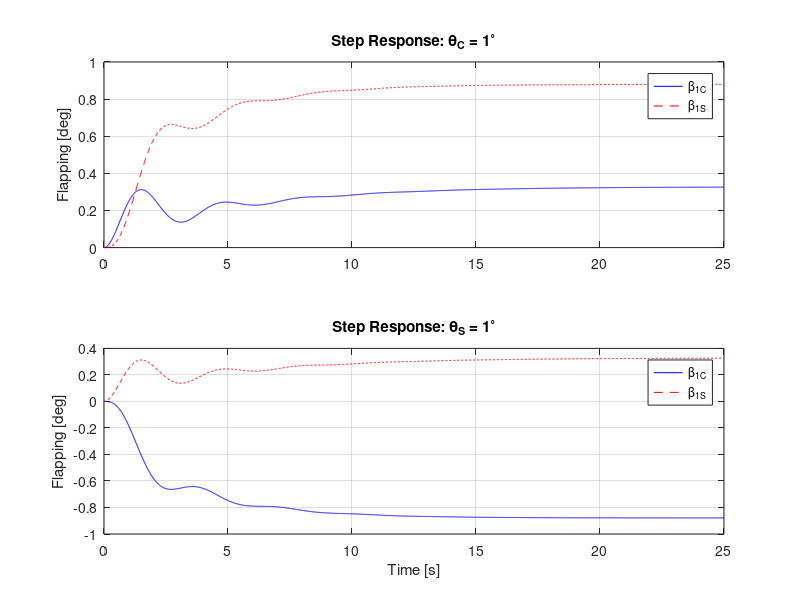
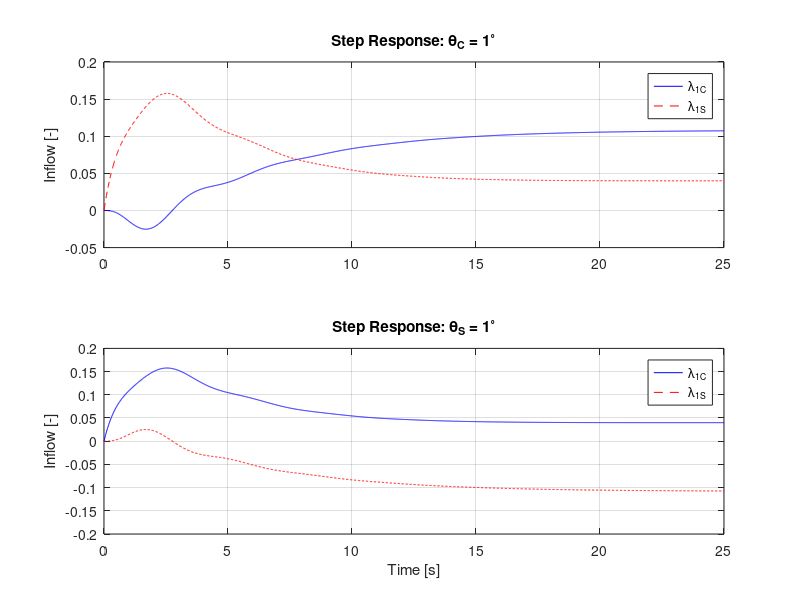
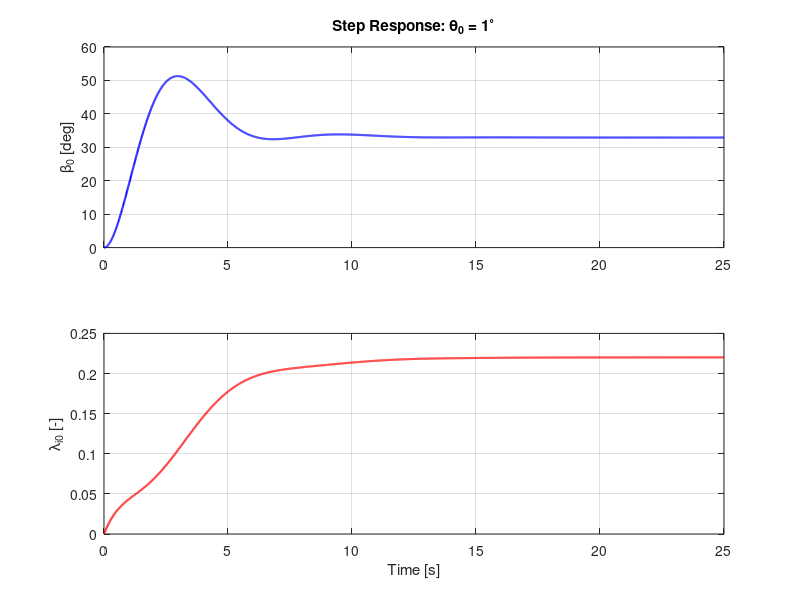
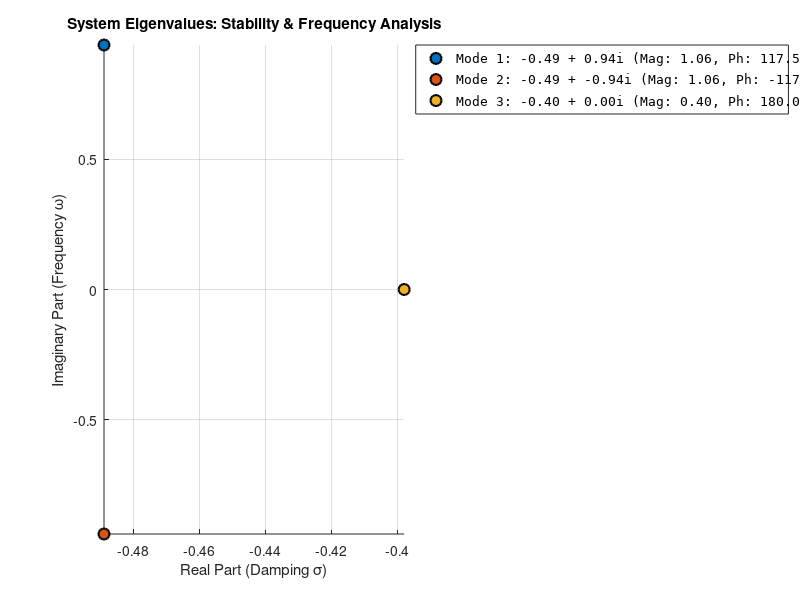

Reproduce these figures in MATLAB, in order.
% Helicopter Flapping and Dynamic Inflow Analysis
clear; clc; close all;

% Toggle: 1 = 6x6 Cyclic Analysis | 0 = 3x3 Coning Analysis
isSixVec = [0,1];
pos0 = get(0,'defaultFigurePosition');

for idxSix = 1:2
    isSix = isSixVec(idxSix);

    %% 1. Parameters
    Cl_alpha      = 5.7;
    gamma    = 8.159;
    sigma    = 0.07;
    nu0beta     = 1.12;
    CT       = 0.005117;
    lambda_i = sqrt(CT/2);

    % Using Option 1 for Inflow Constants
    KI = 16 / (pi * 45);
    Km = 8 / (pi * 3); % Note: Km is not used in this specific A-matrix version

    %% 2. Construct Matrix A and B from Images
    % State vector: [beta_dot_1c; beta_dot_1s; beta_1c; beta_1s; lambda_1s; lambda_1c]
    % Inputs: [theta_c; theta_s]

    % Helper variables for clarity
    g8    = gamma / 8;
    g6 = gamma / 6;
    nuSq1 = nu0beta^2 - 1;
    C_inf = (Cl_alpha * sigma) / (16 * KI);
    L_inf = (lambda_i / KI) + C_inf;

    % Following your specific definition for the inflow terms
    C_inf_0 = (Cl_alpha * sigma) / (6 * Km);
    % The term is defined as negative for stability in the A matrix
    L_inf_0 = -(1 / Km) * (4 * lambda_i + (Cl_alpha * sigma / 4));

    if isSix == 1
        A = [ -g8,    -2,    -nuSq1,  -g8,      0,     -g8;
            2,     -g8,     g8,    -nuSq1,  -g8,      0;
            1,      0,      0,      0,      0,      0;
            0,      1,      0,      0,      0,      0;
            0,     -C_inf,  C_inf,  0,     -L_inf,  0;
            -C_inf,  0,      0,     -C_inf,   0,     -L_inf ];
        B = [ g8,      0;
            0,       g8;
            0,       0;
            0,       0;
            0,       C_inf;
            C_inf,   0 ];
    else
        % Matrix A from your derivation (3x3 coning)
        A = [ -g8,      -nu0beta^2,  -g6;
            1,        0,        0;
            -C_inf_0,  0,       L_inf_0 ];
        % Matrix B from your derivation
        B = [ g8;
            0;
            C_inf_0 ];
    end

    %% 3. Eigenvalues and Normalized Eigenvectors
    [V, D] = eig(A);
    ev = diag(D);

    % Custom Normalization:
    % Max element magnitude = 1, Phase of that element = 0 deg
    V_norm = zeros(size(V));
    for k = 1:size(V, 2)
        [max_val, idx] = max(abs(V(:,k)));
        ref_phase = angle(V(idx, k));
        V_norm(:, k) = (V(:, k) / max_val) * exp(-1i * ref_phase);
    end

    % Display Results to Command Window
    disp('Eigenvalues:'); disp(ev);
    for idx = 1:size(V, 2)
        fprintf('\nMode %d Eigenvector (Mag | Phase Deg):\n', idx);
        disp([abs(V_norm(:,idx)), angle(V_norm(:,idx))*180/pi]);
    end

    % --- Section 3 Expansion: Detailed Eigenvalue Map ---
      figure(idxSix*10);
    set(gcf,'position',[pos0(1:2) 1.5 *pos0(3), pos0(4)])
    clf; hold on;
    colors_ev = lines; % 6 distinct colors for the 6 modes
    h = zeros(size(V, 2),1);
    for k = 1:size(V, 2)
        % Calculate Magnitude and Phase of the Eigenvalue itself
        ev_mag = abs(ev(k));
        ev_phase = angle(ev(k)) * 180/pi; % Phase in degrees

        % Plot each eigenvalue
        h(k) = plot(real(ev(k)), imag(ev(k)), 'o', 'MarkerSize', 8, ...
            'MarkerFaceColor', colors_ev(k,:), 'Color', 'k', 'LineWidth', 1.5);

        % Construct legend string with Mag and Phase
        ev_labels{k} = sprintf('Mode %d: %.2f + %.2fi (Mag: %.2f, Ph: %.1f°)', ...
            k, real(ev(k)), imag(ev(k)), ev_mag, ev_phase);
    end
    grid on; %xline(0, 'k-', 'LineWidth', 2); yline(0, 'k-', 'LineWidth', 2);
    xlabel('Real Part (Damping \sigma)');
    ylabel('Imaginary Part (Frequency \omega)');
    title('System Eigenvalues: Stability & Frequency Analysis');
    legend(h, ev_labels, 'Location', 'bestoutside', 'FontSize', 9, 'FontName', 'Consolas');
    axis tight;
    hold off;

    %% 4. Time Simulation (Step Inputs)
    deg2rad = pi/180;
    t = 0:0.01:25; % Non-dimensional time

    if isSix == 1

        % Inputs must be (length(t) x num_inputs)
        % Case 1: QC = 1 deg, QS = 0
        u1 = [ones(length(t), 1)*deg2rad, zeros(length(t), 1)];
        % Case 2: QC = 0, QS = 1 deg
        u2 = [zeros(length(t), 1), ones(length(t), 1)*deg2rad];

        sys = ss(A, B, eye(size(A, 1)), 0);
        [y1, t1] = lsim(sys, u1, t);
        [y2, t2] = lsim(sys, u2, t);
    else
        % 3x3 coning
        u = ones(size(t));

        sys_coned = ss(A, B, eye(3), 0);
        [y, t_out] = lsim(sys_coned, u, t);
    end


    %% 5. Plotting (States in Degrees)
    if isSix == 1
        % --- 6x6 Cyclic Results---
        figure(2);
        subplot(2,1,1);
        plot(t, y1(:,3)*180/pi, 'b', t, y1(:,4)*180/pi, 'r--');
        ylabel('Flapping [deg]'); title('Step Response: \theta_C = 1^\circ');
        legend('\beta_{1C}', '\beta_{1S}'); grid on;
        subplot(2,1,2);
        plot(t, y2(:,3)*180/pi, 'b', t, y2(:,4)*180/pi, 'r--');
        ylabel('Flapping [deg]'); xlabel('Time [s]');
        title('Step Response: \theta_S = 1^\circ');
        legend('\beta_{1C}', '\beta_{1S}'); grid on;

        % 6x6 Inflow plotting
        figure(3);
        subplot(2,1,1);
        plot(t, y1(:,5)*180/pi, 'b', t, y1(:,6)*180/pi, 'r--');
        ylabel('Inflow [-]'); title('Step Response: \theta_C = 1^\circ');
        legend('\lambda_{1C}', '\lambda_{1S}'); grid on;
        subplot(2,1,2);
        plot(t, y2(:,5)*180/pi, 'b', t, y2(:,6)*180/pi, 'r--');
        ylabel('Inflow [-]'); xlabel('Time [s]');
        title('Step Response: \theta_S = 1^\circ');
        legend('\lambda_{1C}', '\lambda_{1S}'); grid on;

    else
        % --- 3x3 Coning Results - SINGLE PLOT MODE ---
        figure(4); clf;

        subplot(2,1,1);
        plot(t_out, y(:,2)*180/pi, 'b', 'LineWidth', 1.5);  % beta_0 flapping
        ylabel('\beta_0 [deg]');
        title('Step Response: \theta_0 = 1^\circ');
        grid on;

        subplot(2,1,2);
        plot(t_out, y(:,3), 'r', 'LineWidth', 1.5);         % lambda_i0 inflow
        ylabel('\lambda_{i0} [-]'); xlabel('Time [s]');
        grid on;

        % NO legend needed - only 1 signal per subplot (exactly as requested)
    end
end
